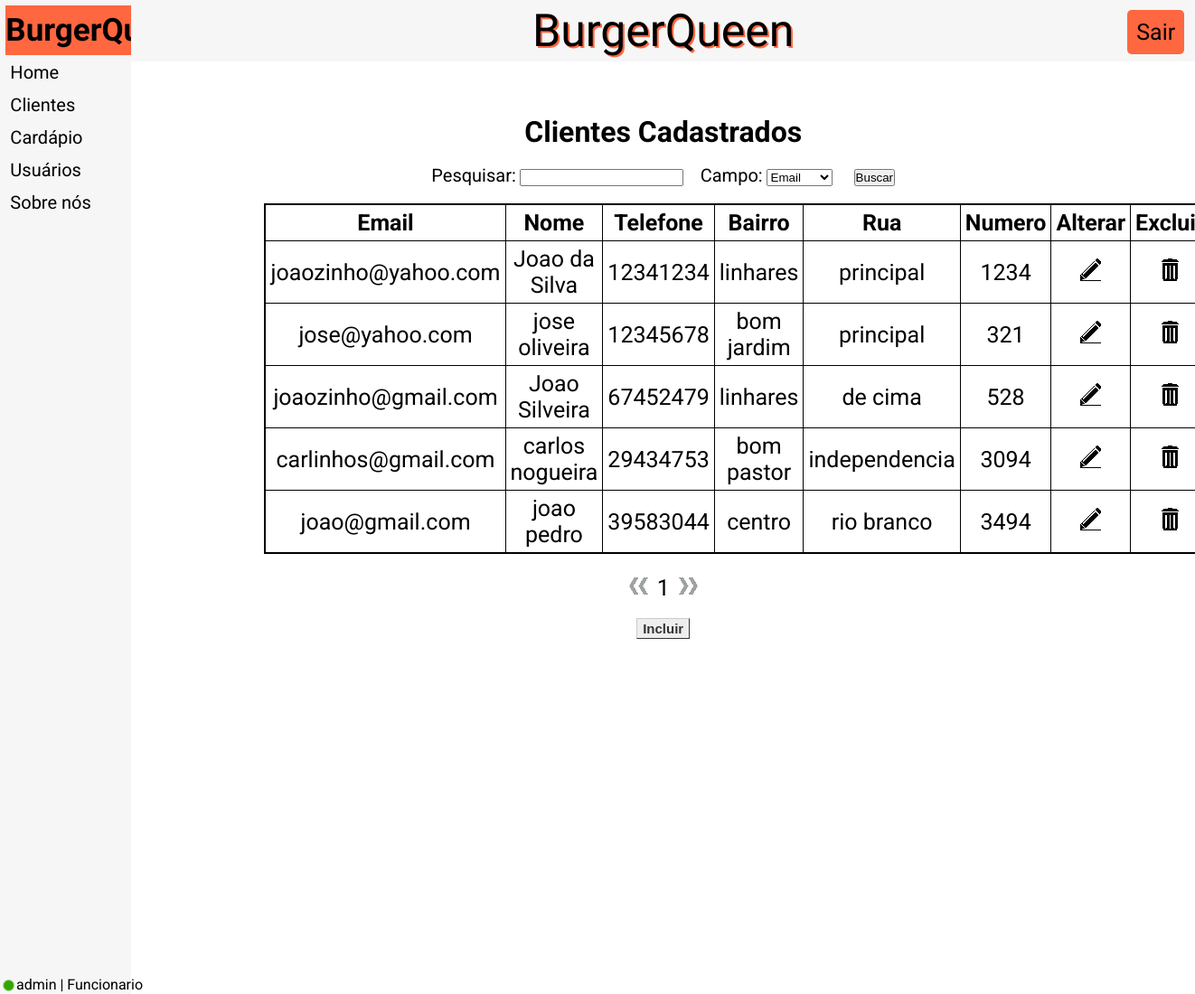
The page /l/clientes/consultar.php (signed in) on the database its author committed.
### tables this page shows
CREATE TABLE IF NOT EXISTS `tb_cliente` (
  `id` int(11) NOT NULL AUTO_INCREMENT,
  `email_cliente` varchar(250) NOT NULL,
  `nome_cliente` varchar(50) NOT NULL,
  `telefone_cliente` int(11) NOT NULL,
  `bairro` varchar(50) NOT NULL,
  `rua` varchar(50) NOT NULL,
  `numero` int(5) NOT NULL,
  PRIMARY KEY (`id`)
);

### l/app/sql_injection.php (called while the page is built, shortened)
<?php
    function limpar($texto, $espaco=false, $ponto=false, $virgula=false, $arroba=false) {
        $texto = preg_replace('/[^A-Za-z0-9\-]/', '', $texto);
        $texto = str_replace('-ESPACO-', ' ', $texto);
        $texto = str_replace('-PONTO-', '.', $texto);
        $texto = str_replace('-VIRGULA-', ',', $texto);
        $texto = str_replace('-ARROBA-', '@', $texto);
        return $texto;
    }
?>

### l/clientes/consultar.php (the view, shortened to what this page needs)
<!DOCTYPE html>
<html lang="pt-br">
	<head>
        <link rel="stylesheet" href="../index.css">
	</head>
	<body>
    <table>
    <tr>
    <td id="ContMenu">
            <table id="TabelaMenu">
                <thead>
                <tr><th id="NomeMenu">
                    <a href="../">BurgerQueen</a>
                </th></tr>
                </thead>
                <tbody>
                <tr><td  class="ItemMenu">
                    <a href="../">Home</a>
                </td></tr>
                <tr><td  class="ItemMenu">
                    <a href="../clientes/">Clientes</a>
                </td></tr>
                <tr><td  class="ItemMenu">
                    <a href="../cardapio/">Cardápio</a>
                </td></tr>
                <tr><td  class="ItemMenu">
                    <a href="../cadastrar/">Usuários</a>
                </td></tr>
                <tr><td  class="ItemMenu">
                    <a href="../sobre/">Sobre nós</a>
                </td></tr>
                </tbody>
            </table>
        </td>
        <td id="ContSite">
            <nav>
                <a href="../" id="NomeSite">BurgerQueen</a>
                <a href="../app/logout.php" id="BotaoLogin"><div>Sair</div></a>
            </nav>
                <div class="DivCadastrados">
                    <?php
                        include '../app/sql_injection.php';
                        require_once "../app/conexao.php";
                        try
                        {
                            $ComandoSQL = "select*from tb_cliente";
                            $bq = $conexao->query($ComandoSQL);
                            echo"<h1 class='TituloCadastrados'>Clientes Cadastrados</h1>
                            <form method='POST' action='./pesquisa/' name='form_pesquisa'>
                                <label for='pesquisa' class='LabelPesquisa'>Pesquisar:</label>
                                <input name='pesquisa' type='text' id='pesquisa' required='required' class='InputPesquisa'>
                                <label for='campo' class='LabelPesquisa'>Campo:</label>
                                <select name='campo' id='campo' class='InputPesquisa'>
                                    <option value='email'>Email</option>
                                    <option value='nome'>Nome</option>
                                    <option value='telefone'>Telefone</option>
                                    <option value='bairro'>Bairro</option>
                                    <option value='rua'>Rua</option>
                                    <option value='numero'>Número</option>
                                </select>
                                <input type='submit' value='Buscar' id='BotaoPesquisar'>
                                <br><br>
                            </form>
                            <table class='TabelaCadastrados'>
                            <tr>
                                <th class='THTabelaCadastrados'>Email</th>
                                <th class='THTabelaCadastrados'>Nome</th>
                                <th class='THTabelaCadastrados'>Telefone</th>
                                <th class='THTabelaCadastrados'>Bairro</th>
                                <th class='THTabelaCadastrados'>Rua</th>
                                <th class='THTabelaCadastrados'>Numero</th>
                                <th class='THTabelaCadastrados'>Alterar</th>
                                <th class='THTabelaCadastrados'>Excluir</th>
                            </tr>
                            ";
                            $linhas = $bq->rowCount();
                            $pagina = limpar($_GET['pag']);
                            $contador=0;
                            while ($i = $bq->fetch(PDO::FETCH_OBJ)) {
                                if($contador>=$pagina*5 && $contador<($pagina*5+5)){
                                    echo"<tr>
                                    <td class='TDTabelaCadastrados'>".$i->email_cliente."</td>
                                    <td class='TDTabelaCadastrados'>".$i->nome_cliente."</td>
                                    <td class='TDTabelaCadastrados'>".$i->telefone_cliente."</td>
                                    <td class='TDTabelaCadastrados'>".$i->bairro."</td>
                                    <td class='TDTabelaCadastrados'>".$i->rua."</td>
                                    <td class='TDTabelaCadastrados'>".$i->numero."</td>
                                    <td class='TDTabelaCadastrados'><a href='./alterar/index.php?id=".$i->id."&&re=".$pagina."'><img src='../imagens/editar.png' class='Alterar'></a></td>
                                    <td class='TDTabelaCadastrados'><a href='../app/excluir_cliente.php?id=".$i->id."&&re=".$pagina."'><img src='../imagens/excluir.png' class='Excluir'></a></td>
                                    </tr>";
                                }
                                $contador++;
                            }
                            echo"</table><br><br>";
                            if($pagina>0){
                                $voltar=$pagina-1;
                                echo"<a href='./consultar.php?pag=".$voltar."' class='Seta'><img src='../imagens/voltar.png' class='Seta'></a>";
                            }else{
                                echo"<img src='../imagens/NVoltar.png' class='SetaApagada'>";
                            }
                            $proximo=$pagina+1;
                            echo "<span class='npag'>".$proximo."</span>";
                            if($proximo>=$linhas/5){
                                echo"<img src='../imagens/NProximo.png' class='SetaApagada'>";
                            }else{
                                echo"<a href='./consultar.php?pag=".$proximo."' class='Seta'><img src='../imagens/proximo.png' class='Seta'></a>";
                            }
                            echo"<br><br><a href='incluir/' id='botao'>Incluir</a>";
                        } catch (Exception $e) {
                            header("Location: ../../../erro.php");
                            die();
                        }
                    ?>
                </div>
        </td>
    </tr>
    </table>
        <?php
            if(isset($_SESSION['usuario'])) {
                echo"<img src='../imagens/logado.png' id='logado'>";
                $user = $_SESSION['usuario'];
                if ($_SESSION['nivel'] == 1){
                    $nivel = "Funcionario";
                }else{
                    $nivel = "Cliente";
                }
                echo "<span id='user'>$user | $nivel</span>";
            }
        ?>
	</body>
</html>

### l/index.css (style rules this page uses)
* { padding: 0px; margin: 0px; color: #000000; }
body { font-family: 'Roboto', sans-serif; }
a { text-decoration: none; display: block; }
#ContMenu { background-color: #f6f6f6; position: fixed; top: 0px; left: 0px; height: 100%; width: 11%; }
#ContSite { background-color: #ffffff; position: absolute; top: 0px; left: 11%; height: 100%; width: 89%; }
#TabelaMenu { width: 94%; margin: 3%; font-size: 20px; }
#NomeMenu { background-color: #ff6740; padding-top: 7px; padding-bottom: 7px; font-family: 'Dancing Script', cursive; font-size: 35px; }
.ItemMenu { padding-top: 5px; padding-bottom: 5px; padding-left: 5px; }
nav { background-color: #f6f6f6; padding: 5px; text-align: center; }
#NomeSite { font-family: 'Dancing Script', cursive; font-size: 50px; display: inline; text-shadow: 2px 2px #ff6740; }
#BotaoLogin { display: inline-block; background-color: #ff6740; padding: 10px; border-radius: 5px; font-size: 25px; position: absolute; top: 1%; right: 1%; }
#botao { display: inline-block; font: bold 15px Arial; text-decoration: none; background-color: #EEEEEE; color: #333333; padding: 2px 6px 2px 6px; border-top: 1px solid #CCCCCC; border-right: 1px solid #333333; border-bottom: 1px solid #333333; border-left: 1px solid #CCCCCC; }
.DivCadastrados { position: relative; margin-left: 12.5%; margin-right: 12.5%; width: 75%; text-align: center; padding-top: 5%; }
.TabelaCadastrados { display: inline-block; border: 1px solid black; border-collapse: collapse; font-size: 25px; }
.TituloCadastrados { margin-bottom: 2%; }
.THTabelaCadastrados { border: 1px solid black; padding: 5px; }
.TDTabelaCadastrados { border: 1px solid black; padding: 5px; }
.npag { font-size: 25px; margin-left: 10px; margin-right: 10px; }
.Alterar, .Excluir { display: inline-block; }
.Seta, .SetaApagada { display: inline-block; }
.LabelPesquisa { font-size: 20px; }
.InputPesquisa { margin-right: 15px; }
#BotaoPesquisar { margin-left: 5px; }
#logado { position: fixed; bottom: 3px; left: 3px; }
#user { position: fixed; bottom: 1px; left: 18px; }

### rows shown on the page
tb_cliente: email_cliente "joaozinho@yahoo.com", nome_cliente "Joao da Silva", telefone_cliente "12341234", bairro "linhares", rua "principal", numero "1234"
tb_cliente: email_cliente "jose@yahoo.com", nome_cliente "jose oliveira", telefone_cliente "12345678", bairro "bom jardim", rua "principal", numero "321"
tb_cliente: email_cliente "joaozinho@gmail.com", nome_cliente "Joao Silveira", telefone_cliente "67452479", bairro "linhares", rua "de cima", numero "528"
tb_cliente: email_cliente "carlinhos@gmail.com", nome_cliente "carlos nogueira", telefone_cliente "29434753", bairro "bom pastor", rua "independencia", numero "3094"
tb_cliente: email_cliente "joao@gmail.com", nome_cliente "joao pedro", telefone_cliente "39583044", bairro "centro", rua "rio branco", numero "3494"

### other values the page prints
$proximo "1"
$user "admin"
$nivel "Funcionario"
